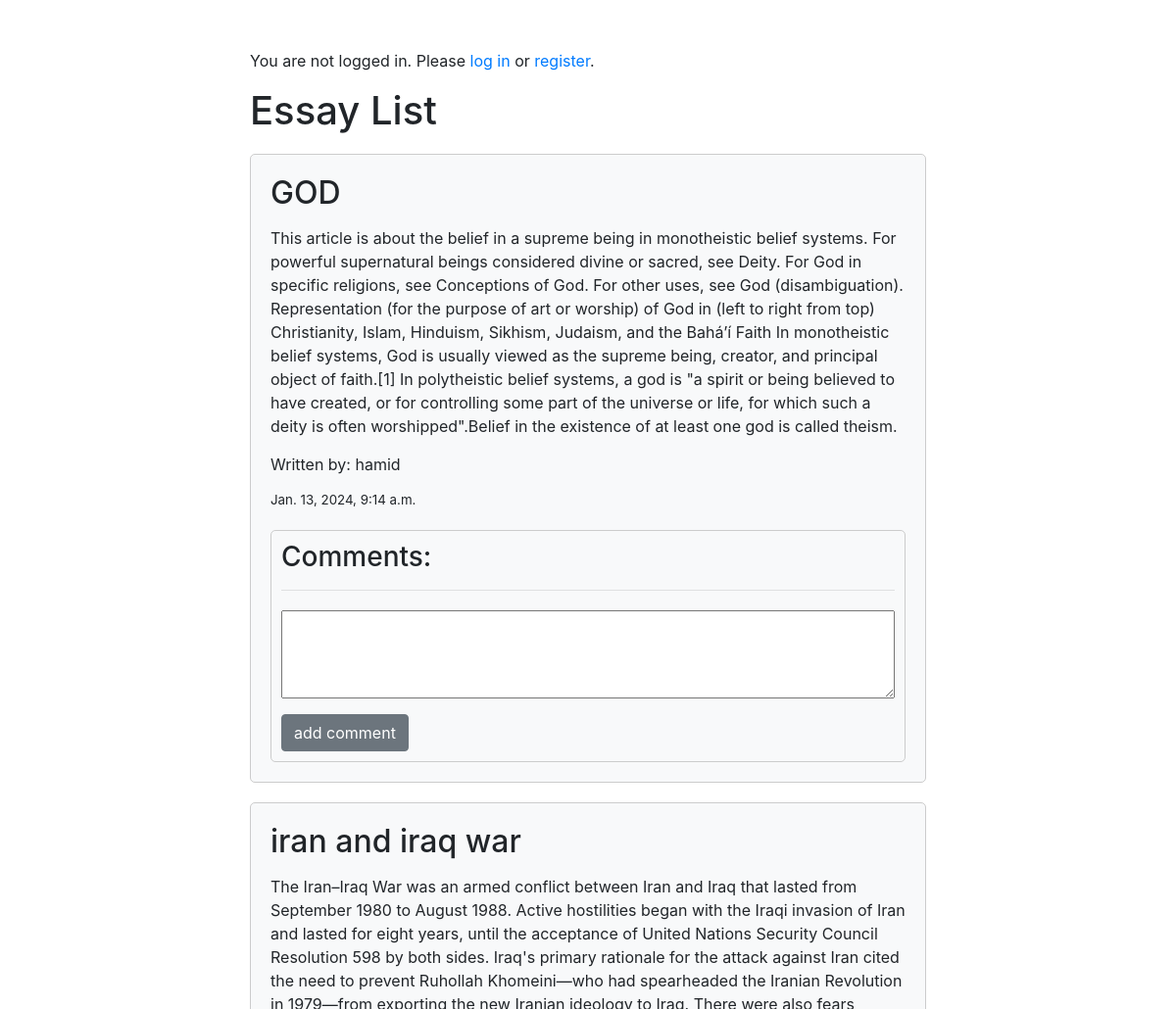
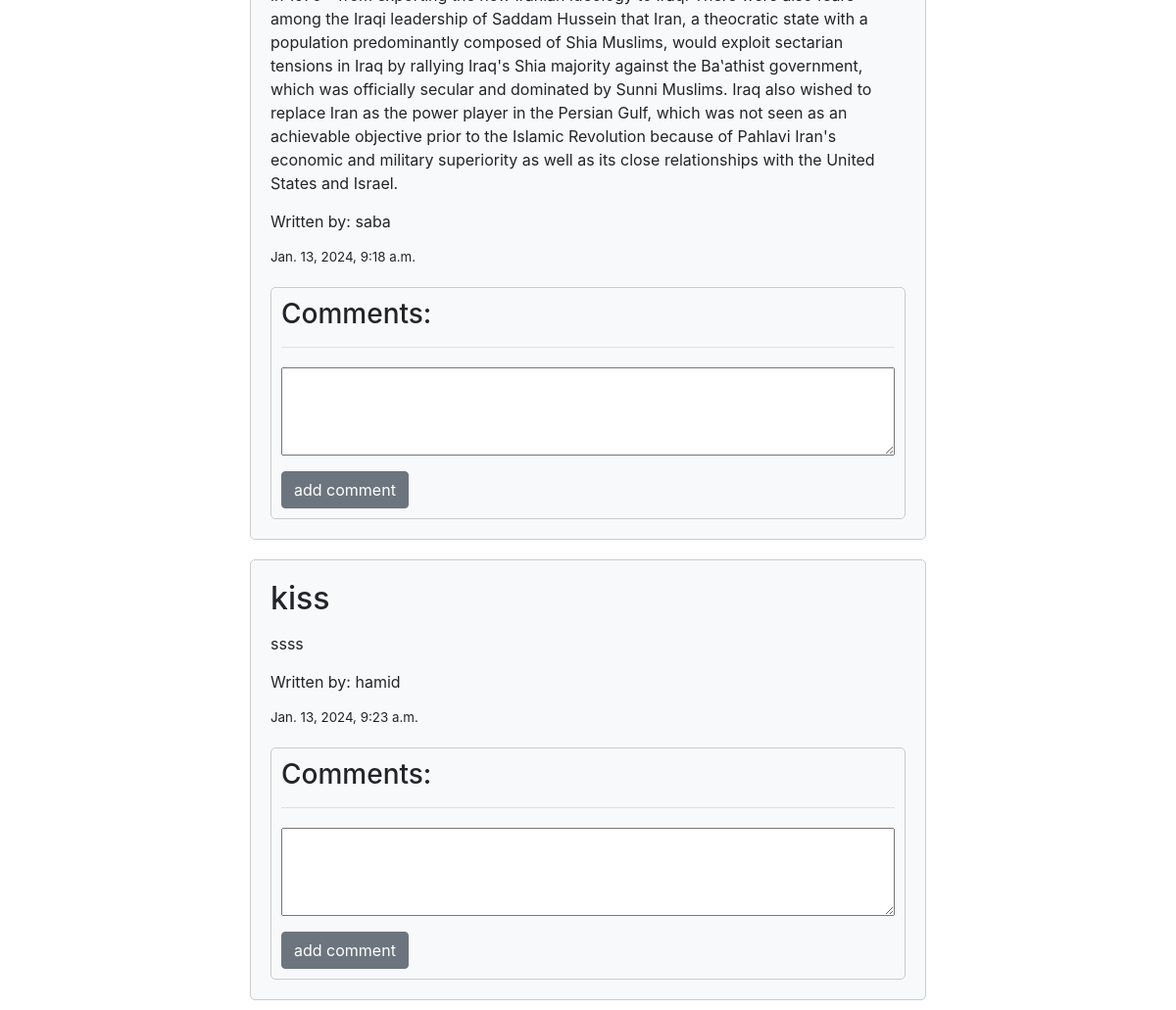
The page / on the database its author committed (2 pictures, top to bottom).
### essay/models.py (models this page shows, shortened)
class Essay(models.Model):
    author = models.ForeignKey(Profile_authors , null=True
                              ,on_delete=models.SET_NULL)
    title = models.CharField(max_length=100)
    content = models.TextField()
    timestamp = models.DateTimeField(auto_now_add=True)

### authors/models.py (models this page shows, shortened)
class Profile_authors(models.Model):
    user = models.OneToOneField(User,on_delete=models.CASCADE,null=True,blank=True)
    username = models.CharField(max_length=200,blank=True,null=True)
    email = models.EmailField(max_length=500,blank=True,null=True)
    bio =  models.TextField(max_length=100,blank=True,null=True)
    id = models.UUIDField(default=uuid.uuid4 , unique=True,primary_key=True,editable=False)
    confirmation = models.BooleanField(default=False)

### essay/views.py (the view)
# urls.py: path('', essay_list, name='essay_list'),
def essay_list(request):
    essays = Essay.objects.all()
    return render(request, 'essay_list.html', {'essays': essays})

### essay/templates/essay_list.html (shortened to what this page needs)
<!DOCTYPE html>
<html lang="en">
<head>
    <link href="https://maxcdn.bootstrapcdn.com/bootstrap/4.0.0/css/bootstrap.min.css" rel="stylesheet">
</head>
<body>
    <div class="container">
        {% if user.is_authenticated %}
        {% if user.is_superuser %}
        <h2>Welcome, Superuser {{ user.username }}!</h2>
        <p><a href="{% url 'logout' %}">Logout</a></p>
        <p><a href="{% url 'comment_approval_page' %}">Comment Approval Page</a></p>
        <p><a href="{% url 'confirmation' %}">Confirmation Authors Page</a></p>
        {% else %}
        <h2>Welcome, {{ user.username }}!</h2>
        {% if user.profile_authors.confirmation %}
        <h3>Congratulations! You are a confirmed user.</h3>
        {% else %}
        <h4>You are not yet confirmed.</h4>
        {% endif %}
        <p><a href="{% url 'profiles' %}">Profile</a></p>
        <p><a href="{% url 'logout' %}">Logout</a></p>
        <p><a href="{% url 'add_essay' %}">Create new Essay</a></p>
        {% endif %}
        {% else %}
        <p>You are not logged in. Please <a href="{% url 'login' %}">log in</a> or <a href="{% url 'register' %}">register</a>.</p>
        {% endif %}
        <h1>Essay List</h1>
        {% for essay in essays %}
        <div class="essay-section">
            <h2>{{ essay.title }}</h2>
            <p>{{ essay.content }}</p>
            <p>Written by: {{ essay.author.username }}</p>
            <p style="font-size:smaller;">{{ essay.timestamp }}</p>
            <div class="comments-section">
                <h3>Comments:</h3><hr>
                <form method="post" action="{% url 'add_comment' essay.id %}">
                    <textarea name="text" rows="3" cols="50" required></textarea><br>
                    <button type="submit" class="btn btn-secondary" >add comment</button>
                </form>
            </div>
        </div>
        {% endfor %}
    </div>
</body>
</html>

### essay/templates/essay_list.html (style rules this page uses)
body { margin-top: 50px; text-align: center; margin-bottom: 10px; }
.container { margin: auto; width: 60%; text-align: left; }
h1, h2, h3, h4, p, li { margin-bottom: 15px; }
.essay-section { margin-top: 20px; padding: 20px; border: 1px solid #ccc; border-radius: 5px; background-color: #f8f9fa; }
.comments-section { margin-top: 20px; padding: 10px; border: 1px solid #ccc; border-radius: 5px; }
form { margin-top: 20px; }
form textarea { width: 100%; padding: 8px; margin-bottom: 10px; }

### rows shown on the page
Essay: title "GOD", content "This article is about the belief in a supreme being in monotheistic belief systems. For powerful supernatural beings considered divine or sacred, see Deity. For God in specific religions, see Conceptions of God. For other uses, see God (disambiguation). Representation (for the purpose of art or worship) of God in (left to right from top) Christianity, Islam, Hinduism, Sikhism, Judaism, and the Baháʼí Faith In monotheistic belief systems, God is usually viewed as the supreme being, creator, and principal object of faith.[1] In polytheistic belief systems, a god is \"a spirit or being believed to have created, or for controlling some part of the universe or life, for which such a deity is…", author.username "hamid", timestamp "Jan. 13, 2024, 9:14 a.m."
Essay: title "iran and iraq war", content "The Iran–Iraq War was an armed conflict between Iran and Iraq that lasted from September 1980 to August 1988. Active hostilities began with the Iraqi invasion of Iran and lasted for eight years, until the acceptance of United Nations Security Council Resolution 598 by both sides. Iraq's primary rationale for the attack against Iran cited the need to prevent Ruhollah Khomeini—who had spearheaded the Iranian Revolution in 1979—from exporting the new Iranian ideology to Iraq. There were also fears among the Iraqi leadership of Saddam Hussein that Iran, a theocratic state with a population predominantly composed of Shia Muslims, would exploit sectarian tensions in Iraq by rallying Iraq's Shia…", author.username "saba", timestamp "Jan. 13, 2024, 9:18 a.m."
Essay: title "kiss", content "ssss", author.username "hamid", timestamp "Jan. 13, 2024, 9:23 a.m."
